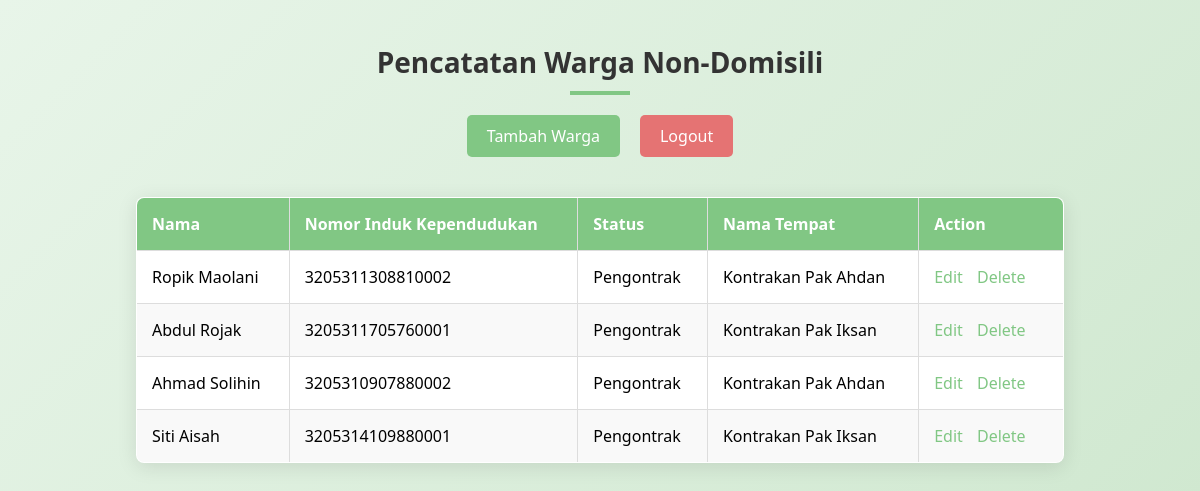
/index.php (signed in), run on the app's committed database.
### tables this page shows
CREATE TABLE `warga` (
  `ID_Warga` int(11) NOT NULL,
  `nama` varchar(50) NOT NULL,
  `NIK` varchar(50) NOT NULL,
  `status` enum('Pengontrak','Kos') NOT NULL,
  `nama_tempat` varchar(100) NOT NULL
);

### index.php (the view, shortened to what this page needs)
<?php
include 'connect.php';
$sql = "SELECT * FROM warga";
$result = $conn->query($sql);
?>
<!DOCTYPE html>
<html lang="en">
<head>
    <link rel="stylesheet" type="text/css" href="styleindex.css">
</head>
<body>
    <h2>Pencatatan Warga Non-Domisili</h2>
    <div class="button-container">
        <a href="add_warga.php" class="button">Tambah Warga</a>
        <a href="logout.php" class="button logout">Logout</a>
    </div>
    <table>
        <thead>
            <tr>
                <th>Nama</th>
                <th>Nomor Induk Kependudukan</th>
                <th>Status</th>
                <th>Nama Tempat</th>
                <th>Action</th>
            </tr>
        </thead>
        <tbody>
            <?php while($row = $result->fetch_assoc()): ?>
            <tr>
                <td><?php echo htmlspecialchars($row['nama']); ?></td>
                <td><?php echo htmlspecialchars($row['NIK']); ?></td>
                <td><?php echo htmlspecialchars($row['status']); ?></td>
                <td><?php echo htmlspecialchars($row['nama_tempat']); ?></td>
                <td>
                    <a href="edit_warga.php?id=<?php echo htmlspecialchars($row['ID_Warga']); ?>">Edit</a>
                    <a href="delete_warga.php?id=<?php echo htmlspecialchars($row['ID_Warga']); ?>">Delete</a>
                </td>
            </tr>
            <?php endwhile; ?>
        </tbody>
    </table>
</body>
</html>

### styleindex.css (style rules this page uses)
body { font-family: 'Segoe UI', Tahoma, Geneva, Verdana, sans-serif; background: linear-gradient(135deg, #e8f5e9, #d0e8d0); display: flex; flex-direction: column; align-items: center; padding: 20px; margin: 0; transition: background 0.3s ease; animation: fadeIn 1s ease-in-out; }
h2 { color: #333; text-align: center; font-size: 28px; margin-bottom: 20px; font-weight: bold; transition: color 0.3s ease; position: relative; }
h2::after { content: ''; display: block; width: 60px; height: 4px; background-color: #81c784; margin: 10px auto 0; transition: width 0.3s ease; }
.button-container { display: flex; justify-content: center; gap: 20px; margin-bottom: 20px; }
.button { background-color: #81c784; color: white; padding: 10px 20px; border: none; border-radius: 5px; text-decoration: none; font-size: 16px; cursor: pointer; transition: background-color 0.3s ease, transform 0.3s ease; display: inline-block; text-align: center; }
.button.logout { background-color: #e57373; }
table { width: 80%; border-collapse: collapse; margin: 20px 0; box-shadow: 0 4px 20px rgba(0, 0, 0, 0.1); background-color: #ffffff; border-radius: 8px; overflow: hidden; animation: slideIn 0.5s ease-in-out; }
table, th, td { border: 1px solid #ddd; }
th, td { padding: 15px; text-align: left; transition: background-color 0.3s ease, color 0.3s ease; }
th { background-color: #81c784; color: white; position: sticky; top: 0; z-index: 1; }
tr:nth-child(even) { background-color: #f9f9f9; }
td a { color: #81c784; text-decoration: none; margin-right: 10px; transition: color 0.3s ease; }

### data on the page
warga: nama "Ropik Maolani", NIK "3205311308810002", status "Pengontrak", nama_tempat "Kontrakan Pak Ahdan"
warga: nama "Abdul Rojak", NIK "3205311705760001", status "Pengontrak", nama_tempat "Kontrakan Pak Iksan"
warga: nama "Ahmad Solihin", NIK "3205310907880002", status "Pengontrak", nama_tempat "Kontrakan Pak Ahdan"
warga: nama "Siti Aisah", NIK "3205314109880001", status "Pengontrak", nama_tempat "Kontrakan Pak Iksan"
